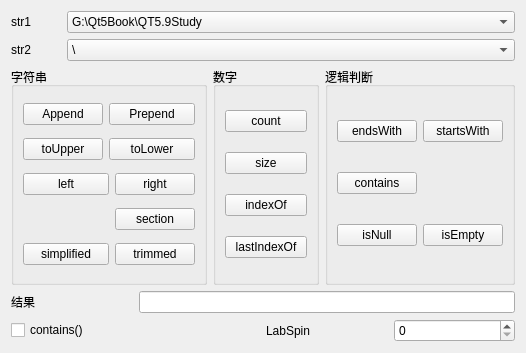
<?xml version="1.0" encoding="UTF-8"?>
<ui version="4.0">
 <class>Widget</class>
 <widget class="QWidget" name="Widget">
  <property name="geometry">
   <rect>
    <x>0</x>
    <y>0</y>
    <width>526</width>
    <height>353</height>
   </rect>
  </property>
  <property name="windowTitle">
   <string>QString常用功能</string>
  </property>
  <layout class="QVBoxLayout" name="verticalLayout">
   <item>
    <layout class="QGridLayout" name="gridLayout">
     <item row="0" column="0">
      <widget class="QLabel" name="labStr1">
       <property name="maximumSize">
        <size>
         <width>50</width>
         <height>16777215</height>
        </size>
       </property>
       <property name="text">
        <string>str1</string>
       </property>
      </widget>
     </item>
     <item row="0" column="1">
      <widget class="QComboBox" name="comboBox">
       <property name="enabled">
        <bool>true</bool>
       </property>
       <property name="currentIndex">
        <number>0</number>
       </property>
       <item>
        <property name="text">
         <string>G:\Qt5Book\QT5.9Study</string>
        </property>
       </item>
       <item>
        <property name="text">
         <string>G:\Qt5Book\QT5.9Study  \qw.cpp</string>
        </property>
       </item>
       <item>
        <property name="text">
         <string>学生姓名，男，1984-3-4，汉族，山东</string>
        </property>
       </item>
      </widget>
     </item>
     <item row="1" column="0">
      <widget class="QLabel" name="labStr2">
       <property name="maximumSize">
        <size>
         <width>50</width>
         <height>16777215</height>
        </size>
       </property>
       <property name="text">
        <string>str2</string>
       </property>
      </widget>
     </item>
     <item row="1" column="1">
      <widget class="QComboBox" name="comboBox_2">
       <item>
        <property name="text">
         <string>\</string>
        </property>
       </item>
       <item>
        <property name="text">
         <string>.cpp</string>
        </property>
       </item>
       <item>
        <property name="text">
         <string>:</string>
        </property>
       </item>
       <item>
        <property name="text">
         <string>，</string>
        </property>
       </item>
      </widget>
     </item>
    </layout>
   </item>
   <item>
    <layout class="QHBoxLayout" name="horizontalLayout">
     <item>
      <widget class="QGroupBox" name="groupBox">
       <property name="title">
        <string>字符串</string>
       </property>
       <layout class="QGridLayout" name="gridLayout_2">
        <item row="0" column="0">
         <widget class="QPushButton" name="pushButton">
          <property name="text">
           <string>Append</string>
          </property>
         </widget>
        </item>
        <item row="0" column="1" colspan="2">
         <widget class="QPushButton" name="pushButton_2">
          <property name="text">
           <string>Prepend</string>
          </property>
         </widget>
        </item>
        <item row="1" column="0">
         <widget class="QPushButton" name="pushButton_3">
          <property name="text">
           <string>toUpper</string>
          </property>
         </widget>
        </item>
        <item row="1" column="1" colspan="2">
         <widget class="QPushButton" name="pushButton_4">
          <property name="text">
           <string>toLower</string>
          </property>
         </widget>
        </item>
        <item row="2" column="0" colspan="2">
         <widget class="QPushButton" name="pushButton_5">
          <property name="text">
           <string>left</string>
          </property>
         </widget>
        </item>
        <item row="2" column="2">
         <widget class="QPushButton" name="pushButton_6">
          <property name="text">
           <string>right</string>
          </property>
         </widget>
        </item>
        <item row="3" column="2">
         <widget class="QPushButton" name="pushButton_7">
          <property name="text">
           <string>section</string>
          </property>
         </widget>
        </item>
        <item row="4" column="0" colspan="2">
         <widget class="QPushButton" name="pushButton_8">
          <property name="text">
           <string>simplified</string>
          </property>
         </widget>
        </item>
        <item row="4" column="2">
         <widget class="QPushButton" name="pushButton_9">
          <property name="text">
           <string>trimmed</string>
          </property>
         </widget>
        </item>
       </layout>
      </widget>
     </item>
     <item>
      <widget class="QGroupBox" name="groupBox_2">
       <property name="title">
        <string>数字</string>
       </property>
       <layout class="QGridLayout" name="gridLayout_3">
        <item row="0" column="0">
         <widget class="QPushButton" name="pushButton_10">
          <property name="text">
           <string>count</string>
          </property>
         </widget>
        </item>
        <item row="1" column="0">
         <widget class="QPushButton" name="pushButton_11">
          <property name="text">
           <string>size</string>
          </property>
         </widget>
        </item>
        <item row="2" column="0">
         <widget class="QPushButton" name="pushButton_12">
          <property name="text">
           <string>indexOf</string>
          </property>
         </widget>
        </item>
        <item row="3" column="0">
         <widget class="QPushButton" name="pushButton_13">
          <property name="text">
           <string>lastIndexOf</string>
          </property>
         </widget>
        </item>
       </layout>
      </widget>
     </item>
     <item>
      <widget class="QGroupBox" name="groupBox_3">
       <property name="title">
        <string>逻辑判断</string>
       </property>
       <layout class="QGridLayout" name="gridLayout_4">
        <item row="0" column="0">
         <widget class="QPushButton" name="pushButton_14">
          <property name="text">
           <string>endsWith</string>
          </property>
         </widget>
        </item>
        <item row="0" column="1">
         <widget class="QPushButton" name="pushButton_15">
          <property name="text">
           <string>startsWith</string>
          </property>
         </widget>
        </item>
        <item row="1" column="0">
         <widget class="QPushButton" name="pushButton_16">
          <property name="text">
           <string>contains</string>
          </property>
         </widget>
        </item>
        <item row="2" column="0">
         <widget class="QPushButton" name="pushButton_17">
          <property name="text">
           <string>isNull</string>
          </property>
         </widget>
        </item>
        <item row="2" column="1">
         <widget class="QPushButton" name="pushButton_18">
          <property name="text">
           <string>isEmpty</string>
          </property>
         </widget>
        </item>
       </layout>
      </widget>
     </item>
    </layout>
   </item>
   <item>
    <layout class="QGridLayout" name="gridLayout_5">
     <item row="2" column="2">
      <widget class="QLabel" name="LabSpin">
       <property name="text">
        <string>LabSpin</string>
       </property>
      </widget>
     </item>
     <item row="2" column="3">
      <widget class="QSpinBox" name="spinBox"/>
     </item>
     <item row="0" column="1" colspan="3">
      <widget class="QLineEdit" name="edtResult"/>
     </item>
     <item row="2" column="0">
      <widget class="QCheckBox" name="checkBox">
       <property name="text">
        <string>contains()</string>
       </property>
      </widget>
     </item>
     <item row="0" column="0">
      <widget class="QLabel" name="label">
       <property name="text">
        <string>结果</string>
       </property>
      </widget>
     </item>
    </layout>
   </item>
  </layout>
 </widget>
 <resources/>
 <connections/>
</ui>
